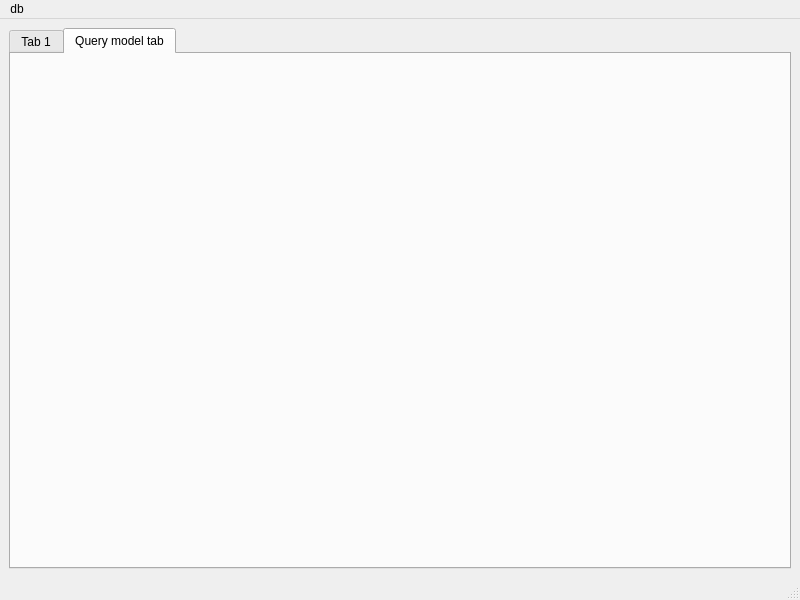
<?xml version="1.0" encoding="UTF-8"?>
<ui version="4.0">
 <class>MainWindow</class>
 <widget class="QMainWindow" name="MainWindow">
  <property name="geometry">
   <rect>
    <x>0</x>
    <y>0</y>
    <width>800</width>
    <height>600</height>
   </rect>
  </property>
  <property name="windowTitle">
   <string>MainWindow</string>
  </property>
  <widget class="QWidget" name="centralwidget">
   <layout class="QHBoxLayout" name="horizontalLayout">
    <item>
     <widget class="QTabWidget" name="tabWidget">
      <property name="currentIndex">
       <number>1</number>
      </property>
      <widget class="QWidget" name="tab">
       <attribute name="title">
        <string>Tab 1</string>
       </attribute>
       <layout class="QHBoxLayout" name="horizontalLayout_2">
        <item>
         <widget class="QTableView" name="tableView"/>
        </item>
        <item>
         <layout class="QVBoxLayout" name="verticalLayout">
          <item>
           <widget class="QComboBox" name="comboBox"/>
          </item>
          <item>
           <widget class="QTextBrowser" name="textBrowser"/>
          </item>
         </layout>
        </item>
       </layout>
      </widget>
      <widget class="QWidget" name="tab_2">
       <attribute name="title">
        <string>Query model tab</string>
       </attribute>
       <layout class="QHBoxLayout" name="horizontalLayout_3">
        <item>
         <widget class="QueryModelWidget" name="queryWidget" native="true"/>
        </item>
       </layout>
      </widget>
     </widget>
    </item>
   </layout>
  </widget>
  <widget class="QMenuBar" name="menubar">
   <property name="geometry">
    <rect>
     <x>0</x>
     <y>0</y>
     <width>800</width>
     <height>21</height>
    </rect>
   </property>
   <widget class="QMenu" name="menudb">
    <property name="title">
     <string>db</string>
    </property>
    <addaction name="actionConnect_to_database"/>
   </widget>
   <addaction name="menudb"/>
  </widget>
  <widget class="QStatusBar" name="statusbar"/>
  <action name="actionConnect_to_database">
   <property name="text">
    <string>Connect to database</string>
   </property>
  </action>
 </widget>
 <customwidgets>
  <customwidget>
   <class>QueryModelWidget</class>
   <extends>QWidget</extends>
   <header>querymodelwidget.h</header>
   <container>1</container>
  </customwidget>
 </customwidgets>
 <resources/>
 <connections/>
</ui>
